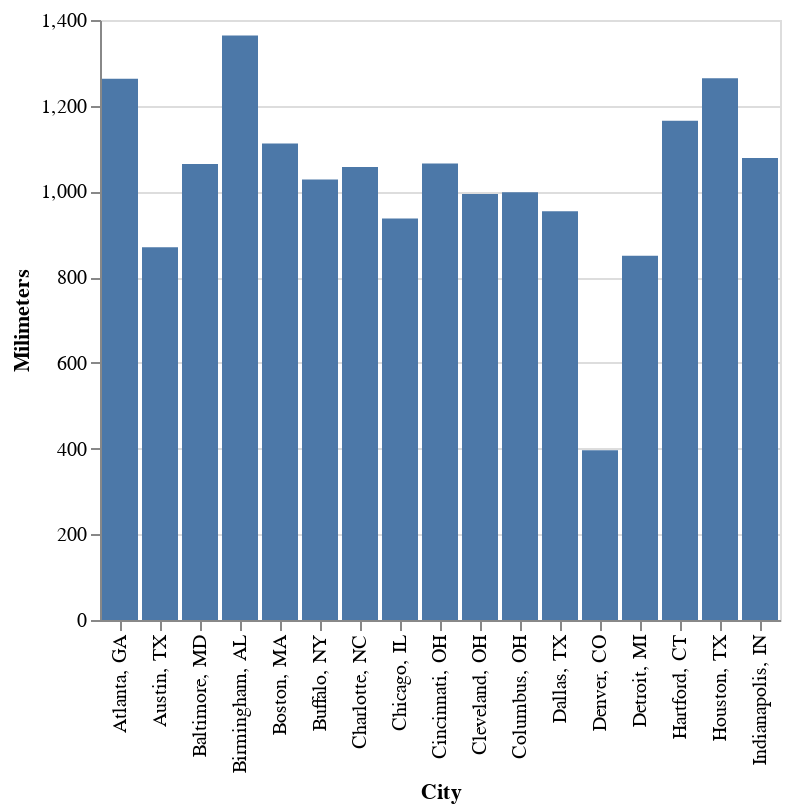

Notebook code cell kept with this figure:
### Code cell
# basic, altair-defaults bar chart:
alt.Chart(rainfall).mark_bar().encode(
    alt.X("City"), 
    alt.Y("Milimeters"))

### Figure 1 — Vega-Lite specification as saved in the notebook (floating-point values rounded to 4 significant figures)
{"config": {"view": {"continuousWidth": 400, "continuousHeight": 300}}, "data": {"name": "data-ffc9e5a73214162b67aa64652cbe3ea1"}, "mark": "bar", "encoding": {"x": {"type": "nominal", "field": "City"}, "y": {"type": "quantitative", "field": "Milimeters"}}, "$schema": "https://vega.github.io/schema/vega-lite/v4.8.1.json", "datasets": {"data-ffc9e5a73214162b67aa64652cbe3ea1": [{"Days": 113, "City, State": "Atlanta, GA ", "Inches": 49.7, "Milimeters": 1263, "City": "Atlanta, GA "}, {"Days": 88, "City, State": "Austin, TX ", "Inches": 34.2, "Milimeters": 870, "City": "Austin, TX "}, {"Days": 116, "City, State": "Baltimore, MD ", "Inches": 41.9, "Milimeters": 1064, "City": "Baltimore, MD "}, {"Days": 117, "City, State": "Birmingham, AL ", "Inches": 53.7, "Milimeters": 1364, "City": "Birmingham, AL "}, {"Days": 126, "City, State": "Boston, MA ", "Inches": 43.8, "Milimeters": 1112, "City": "Boston, MA "}, {"Days": 167, "City, State": "Buffalo, NY ", "Inches": 40.5, "Milimeters": 1028, "City": "Buffalo, NY "}, {"Days": 110, "City, State": "Charlotte, NC", "Inches": 41.6, "Milimeters": 1057, "City": "Charlotte, NC"}, {"Days": 124, "City, State": "Chicago, IL", "Inches": 36.9, "Milimeters": 937, "City": "Chicago, IL"}, {"Days": 137, "City, State": "Cincinnati, OH ", "Inches": 41.9, "Milimeters": 1065, "City": "Cincinnati, OH "}, {"Days": 155, "City, State": "Cleveland, OH ", "Inches": 39.1, "Milimeters": 994, "City": "Cleveland, OH "}, {"Days": 139, "City, State": "Columbus, OH ", "Inches": 39.3, "Milimeters": 998, "City": "Columbus, OH "}, {"Days": 81, "City, State": "Dallas, TX ", "Inches": 37.6, "Milimeters": 954, "City": "Dallas, TX "}, {"Days": 87, "City, State": "Denver, CO", "Inches": 15.6, "Milimeters": 396, "City": "Denver, CO"}, {"Days": 135, "City, State": "Detroit, MI ", "Inches": 33.5, "Milimeters": 850, "City": "Detroit, MI "}, {"Days": 130, "City, State": "Hartford, CT ", "Inches": 45.9, "Milimeters": 1165, "City": "Hartford, CT "}, {"Days": 104, "City, State": "Houston, TX ", "Inches": 49.8, "Milimeters": 1264, "City": "Houston, TX "}, {"Days": 129, "City, State": "Indianapolis, IN ", "Inches": 42.4, "Milimeters": 1078, "City": "Indianapolis, IN "}]}}
